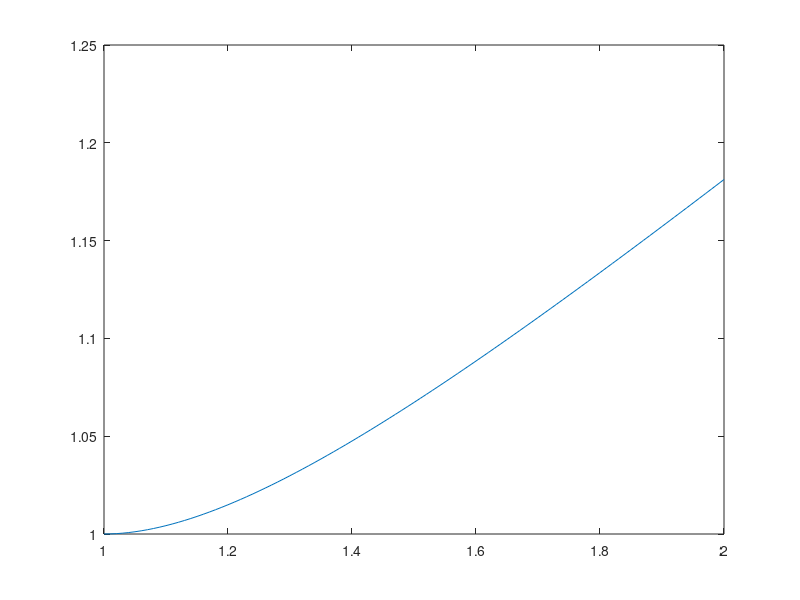

Source code (MATLAB):
f = @(x,y) y/x - (y/x)^2;   %f(x,y) = y' is our function

%initial parameters given in our question

h= 0.01;                                             % step size
x = 1:h:2;                                           % values of x
len_array = length(x);                               % array length
y = zeros(len_array,1);                              % array y to store the approximated values
y(1) = 1;                                            

% loop to store approximated values

for i=1:(len_array-1)                              
    k1 = f(x(i),y(i));
    k2 = f(x(i)+0.5*h,y(i)+0.5*h*k1);
    k3 = f((x(i)+0.5*h),(y(i)+0.5*h*k2));
    k4 = f((x(i)+h),(y(i)+k3*h));

    y(i+1) = y(i) + (1/6)*h*(k1+2*k2+2*k3+k4);  
end

%value of y(2)

y_approximated = y(len_array);
y_approximated                 %no semicolon to display

%plotting value of y vs x

plot(x,y)